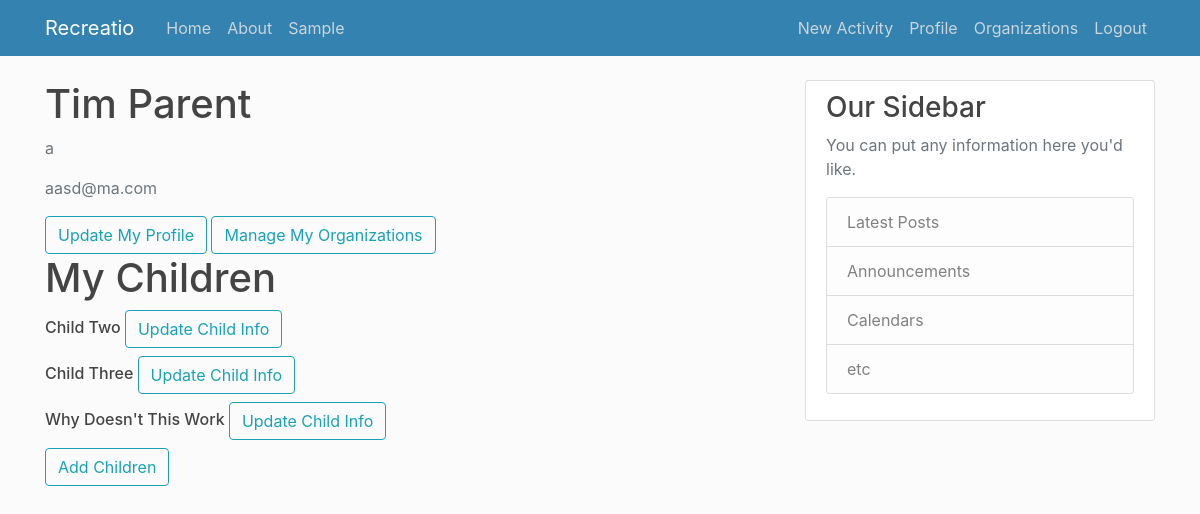
Screenshot of /profile/ (signed in) with the database file from the repository.
### users/models.py (models this page shows, shortened)
class Child(models.Model):
    first_name = models.CharField(max_length=20)
    last_name = models.CharField(max_length=30)
    birth_date = models.DateField()
    parent = models.ManyToManyField(Profile)
    activities = models.ManyToManyField(Activities)

### users/views.py (the view)
# urls.py: path("profile/", user_views.profile, name="profile"),
@login_required
def profile(request):
    parent = request.user   #extract the current user, can use this for multiple lookups
    parent_id = Profile.objects.get(user_id = parent.id)    #go to the profile objects and find ID
    parents = Child.objects.filter(parent__id = parent_id.id).order_by('first_name')   #use this ID to find my children
    org = Organization.objects.filter(leaders__id = parent_id.id).order_by('name')
    if request.method == "POST":
        update_form = UserUpdateForm(request.POST, instance=request.user)
    if request.method == "POST":
        profile_update_form = UserUpdateForm(request.POST, instance=request.user)
        if profile_update_form.is_valid():# and profile_form.is_valid():
            profile_update_form.save()
            messages.success(request, f"Account updated")
            return redirect('profile')
    else:
        profile_update_form = UserUpdateForm(instance=request.user)
    context = {
        'profile_update_form': profile_update_form,
        'parents': parents,
        'org': org
    }
    return render(request, 'users/profile.html',context)

### users/templates/users/profile.html
{% extends "web/base.html" %}
{% load crispy_forms_tags %}
{% block content %}
    <div class "content-section">
        <div class"media-body>
            <h2 class = "account-heading">{{ user.first_name }} {{ user.last_name }}</h2>
            <p class="text-secondary">{{ user.username }}</p>
            <p class="text-secondary">{{ user.email }}</p>
        </div>
        <div class ="form=group">
            <button class="btn btn-outline-info" onclick="location.href={% url 'profile_update' %}">Update My Profile</button>
            <button class="btn btn-outline-info" onclick="location.href={% url 'my_organizations' %}">Manage My Organizations</button>
        </div>
    </div>
    <div class "content-section">
        <div class"media-body>
            <h2 class = "account-heading">My Children</h2>
        </div>
        <div>
            {% for parent in parents %}
                <h6>{{parent.first_name}} {{parent.last_name}}  <button class="btn btn-outline-info" /
                    onclick='location.href="update_children/{{parent.id }}";'>Update Child Info</button>            </h6>
                {% endfor%}
        </div>
        <div class ="form=group">
            <button class="btn btn-outline-info" onclick="location.href={% url 'add_children' %}">Add Children</button>
        </div>
    </div>
{% endblock content %}

### web/static/web/main.css (style rules this page uses)
body { background: #fafafac0; color: #333333; margin-top: 5rem; }
h1, h2, h3, h4, h5, h6 { color: #444444; }
.account-heading { font-size: 2.5rem; }

### rows the page displays
Child: first_name "Child", last_name "Two"
Child: first_name "Child", last_name "Three"
Child: first_name "Why", last_name "Doesn't This Work"

### other values shown
{{ user.first_name }} "Tim"
{{ user.last_name }} "Parent"
{{ user.username }} "a"
{{ user.email }} "aasd@ma.com"
